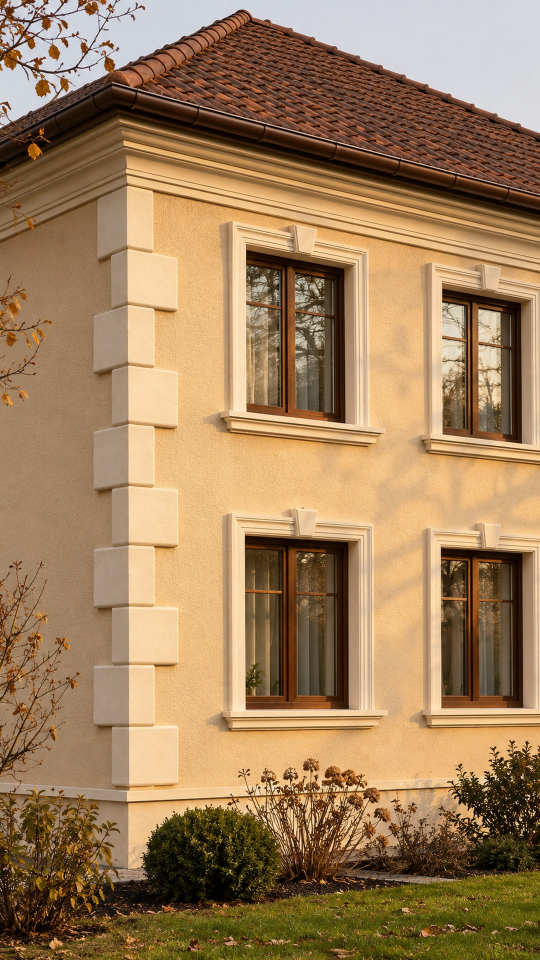
#> input picture decoflair-reel-exterior/codex/03-fatada-aurie.jpg, 1080 x 1920 px (shown at 1/2 size)
$ python -i reel_sarbatori.py   (imports and definitions only)
#> lines starting #> are read from the running program, lines starting #| are printed output that depends on the picture
"""Product-led Deco & Flair exterior advertisement with original music."""
import argparse
from functools import lru_cache
from pathlib import Path
import subprocess
import sys
import tempfile

from PIL import Image, ImageChops, ImageDraw, ImageOps

ROOT = Path(__file__).resolve().parent
SHARED = ROOT.parent / "decoflair-reels-2027"
sys.path.insert(0, str(SHARED))
from render import (BEAT, BURGUNDY, FPS, GOLD, HEIGHT, IVORY, WIDTH, brand,
                    font, lines, reveal, wash, write_music)

INK = "#172119"
DARK = "#101710"
PAPER = "#f2e8d8"
BROWN = "#38291b"
RULE = "#bd9b69"
FADE = "#695942"
# [1 line that did not run here, left out]
# [1 line that did not run here, left out]
AFTER = ROOT / "codex" / "03-fatada-aurie.jpg"
BEFORE = ROOT / "codex" / "03-fatada-fara-coltare.jpg"
ASSETS = ROOT / "assets"
# [1 line that did not run here, left out]


# [13 lines left out: functions fitted, portrait, not called in this run]


def centered(draw, text, y, size, fill, kind="serif"):
    draw.text((WIDTH // 2, y), text, anchor="mt", font=font(kind, size), fill=fill)


def rule(draw, y, x=91, end=735, color=RULE):
    draw.line((x, y, end, y), fill=color, width=1)


@lru_cache(maxsize=8)
def facade_mask(height):
    return wash((WIDTH, height), [(0,101),(218,255),(566,255),(height-1,0)])


# [139 lines left out: functions facade, house_base, hook, product_stage, companion_card, companions and 4 more, not called in this run]


def frame_at(frame):
    if frame < MARKS[1]:
        return hook(frame)
    if frame < MARKS[2]:
        return product_stage()
    if frame < MARKS[3]:
        return comparison(frame-MARKS[2])
    if frame < MARKS[4]:
        return companions(frame-MARKS[3])
    if frame < MARKS[5]:
        return ready_stock(frame-MARKS[4])
    local = frame-MARKS[5]
    if local < 9:
        return Image.blend(ready_stock(MARKS[5]-MARKS[4]-1),closing(local),reveal(local,0,9))
    return closing(local)


# [24 lines left out: function export, not called in this run]


# [7 lines not run here, left out]

>>> import cv2
>>> picture = cv2.imread('codex/03-fatada-aurie.jpg', cv2.IMREAD_GRAYSCALE)
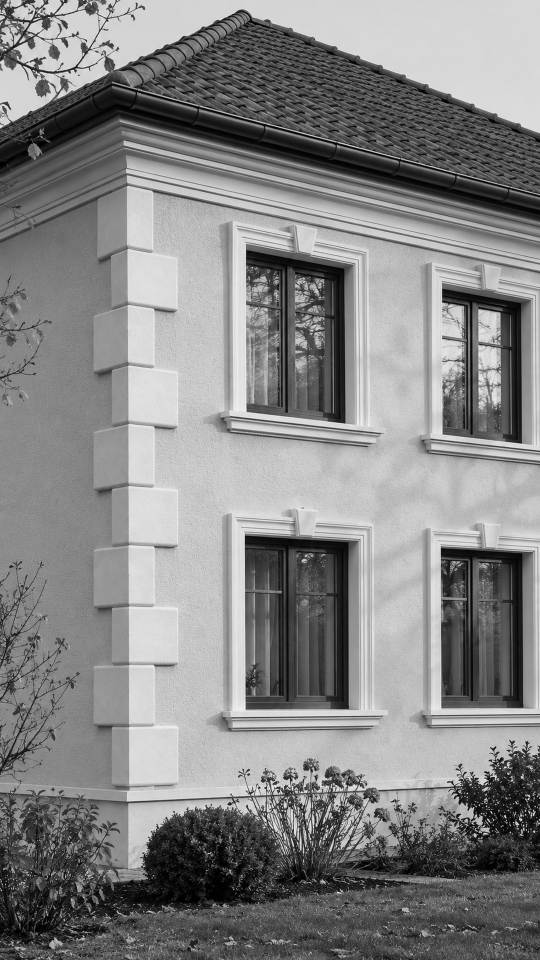
#> picture: shape (1920, 1080) (shown at 1/2 size); min 0, max 255, mean 133.7
#> (the run stopped early here; a loop or call above may not have finished)

$ run again, on decoflair-reel-exterior/assets/a-balcon.jpg
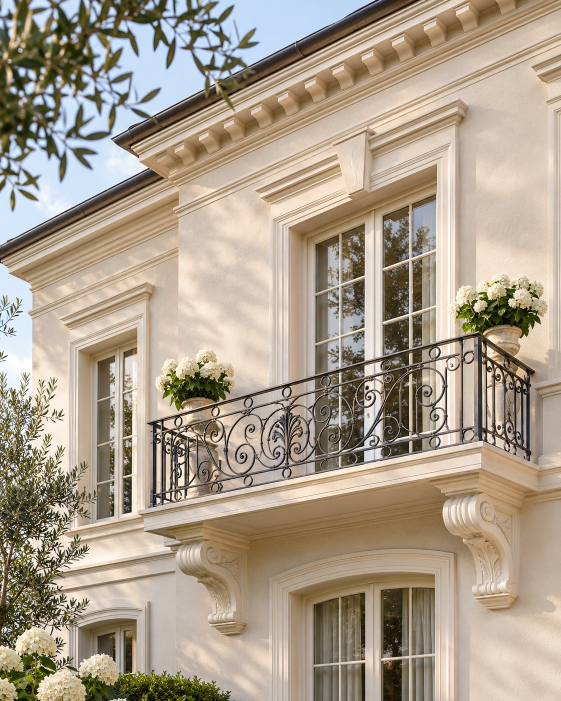
#> input picture decoflair-reel-exterior/assets/a-balcon.jpg, 1122 x 1402 px (shown at 1/2 size)
#> `picture = cv2.imread('codex/03-fatada-aurie.jpg', cv2.IMREAD_GRAYSCALE)`:
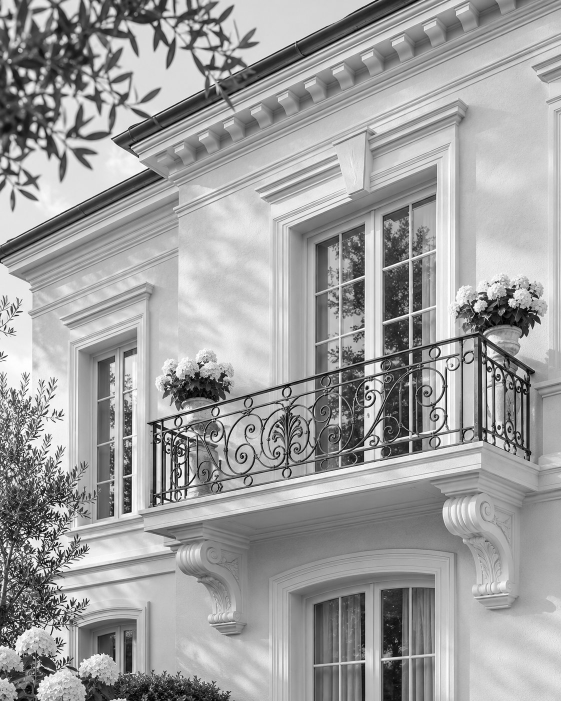
#> picture: shape (1402, 1122) (shown at 1/2 size); min 0, max 255, mean 159.6

$ run again, on decoflair-reel-exterior/assets/a-cornisa.jpg
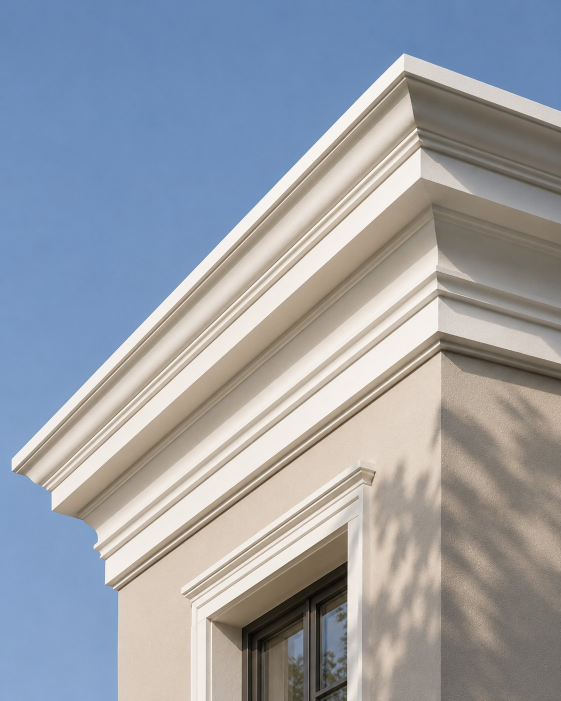
#> input picture decoflair-reel-exterior/assets/a-cornisa.jpg, 1122 x 1402 px (shown at 1/2 size)
#> `picture = cv2.imread('codex/03-fatada-aurie.jpg', cv2.IMREAD_GRAYSCALE)`:
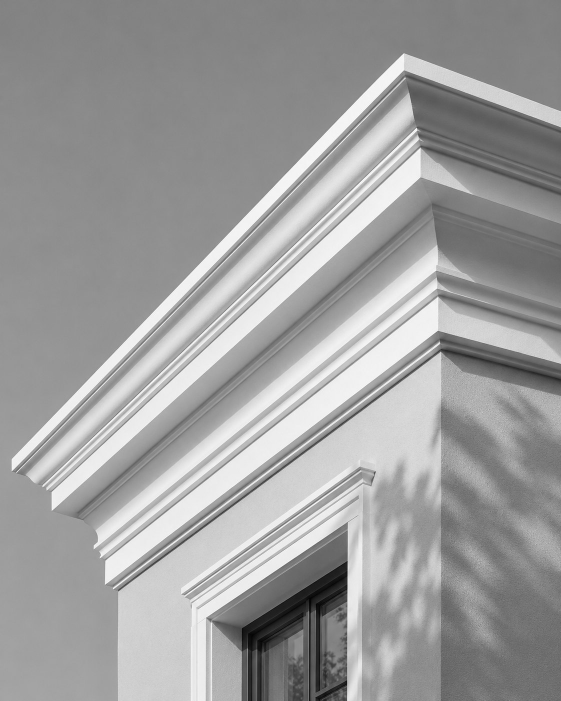
#> picture: shape (1402, 1122) (shown at 1/2 size); min 0, max 255, mean 157.8
